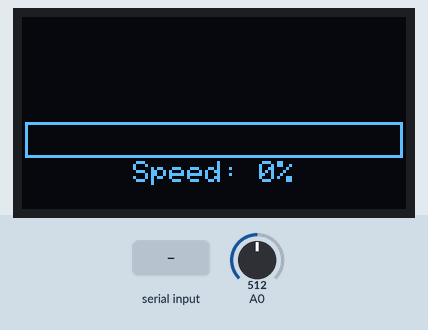
Recording of a sketch running on a simulated Arduino Uno, built with avr-gcc and run on an emulated ATmega328P. Shown: 128×64 one-colour display. The test bench sets the inputs (shaded band); at power-on: A0 = 512.

Above: at 1.2 s.
1.3 s: "5\n" received over Serial
At 4.7 s:
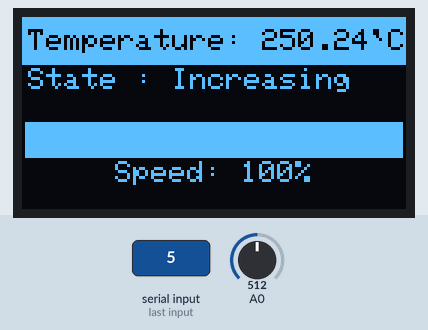
7.4 s: A0 set to 716
At 12.6 s:
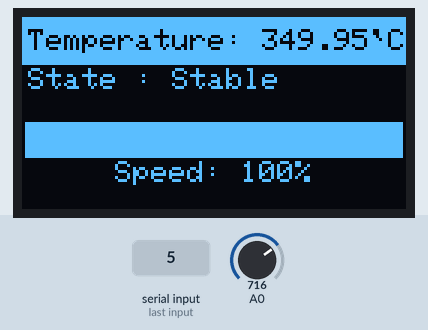
12.9 s: A0 set to 900
At 17.8 s:
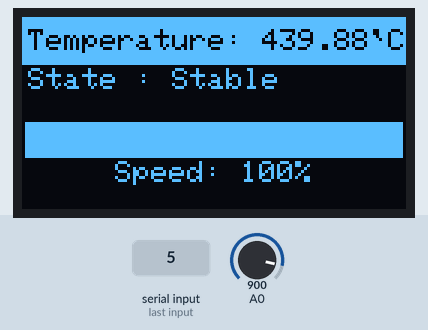
18.1 s: A0 set to 1023
At 22.2 s:
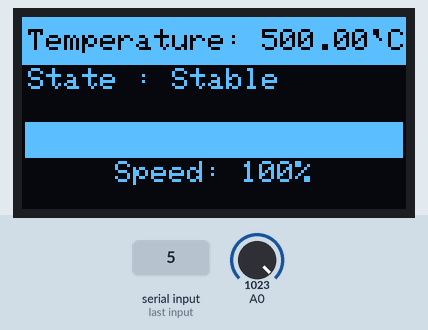
Timing chart, 0 to 23.7 s (numbered marks = the images above; inputs shaded):
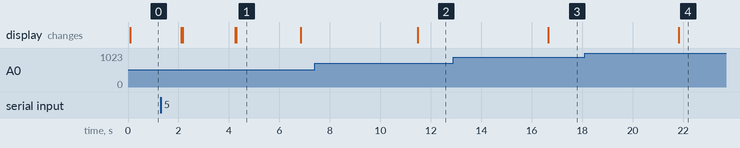

The sketch:

TempViewer.ino
```cpp
#include <SPI.h>
#include <Wire.h>
#include <Adafruit_GFX.h>
#include <Adafruit_SSD1306.h>

#define SCREEN_WIDTH 128  // OLED display width, in pixels
#define SCREEN_HEIGHT 64  // OLED display height, in pixels

// Declaration for SSD1306 display connected using software SPI (default case):
#define OLED_MOSI 9
#define OLED_CLK 10
#define OLED_DC 11
#define OLED_CS 12
#define OLED_RESET 13

Adafruit_SSD1306 display(SCREEN_WIDTH, SCREEN_HEIGHT, OLED_MOSI, OLED_CLK, OLED_DC, OLED_RESET, OLED_CS);

int old_speed = 0;
int new_speed = 0;
float temp = 0;
String speadType = "";
String incomingData = "";


void setup() {
  Serial.begin(9600);

  // SSD1306_SWITCHCAPVCC = generate display voltage from 3.3V internally
  if (!display.begin(SSD1306_SWITCHCAPVCC)) {
    Serial.println(F("SSD1306 allocation failed"));
    for (;;)
      ;  // Don't proceed, loop forever
  }
  display.clearDisplay();
  display.setTextSize(1);               // Normal 1:1 pixel scale
  display.setTextColor(SSD1306_WHITE);  // Draw white text
  display.setCursor(0, 0);              // Start at top-left corner
  display.display();
}

void loop() {
  checkData();
  showTempText();
  showText(new_speed);
}

void checkData() {
  if (Serial.available() > 0) {
    char received = Serial.read();
    if (received == '\n') {
      // Process the complete message when newline character is received
      new_speed = incomingData.toInt();  // Convert the accumulated string to an integer
      showText(new_speed);
      incomingData = "";  // Clear the string for the next message
    } else {
      incomingData += received;  // Append the received character to the string
    }
  }
  int sp = new_speed * 20;
  loader(sp);
}

void showTempText() {
  getTemp();
  display.fillRect(0, 0, SCREEN_WIDTH, 16, WHITE);  // Draw a white rectangle as the yellow line equivalent
  display.setTextColor(BLACK);                      // Draw black text on white background
  display.setCursor(2, 4);                          // xpos, ypos
  display.println("Temperature: " + String(temp) + "`C");
  display.display();  // must run this method to display
}

//get temp using temp sensor
void getTemp() {
  int sensorValue = analogRead(A0);
  float voltage = sensorValue * (5.0 / 1023.0);
  temp = voltage * 100;
  delay(2000);
}

void showText(int speed) {
  display.fillRect(0, 17, SCREEN_WIDTH, 16, BLACK);  // Draw a black rectangle to clear the previous text area
  display.setTextColor(WHITE);                       // Draw white text
  display.setCursor(2, 17);
  if (new_speed > 0) {  // xpos, ypos
    if (new_speed > old_speed) {
      speadType = "Increasing";
      old_speed = new_speed;
    } else if (old_speed = new_speed) {
      delay(500);
      speadType = "Stable";
    } else {
      speadType = "Decreasing";
      old_speed = new_speed;
    }
  } else {
    speadType = "Off";
  }
  display.println("State : " + speadType);
  display.display();  // must run this method to display
}

void loader(int progress) {
  // Clear the display buffer except for the temperature and speed sections
  display.fillRect(0, 33, SCREEN_WIDTH, SCREEN_HEIGHT - 33, BLACK);

  // Calculate progress bar dimensions
  int barWidth = SCREEN_WIDTH - 4;
  int barHeight = 10;
  int xPos = 2;
  int yPos = ((SCREEN_HEIGHT - barHeight) / 2 + 16) - 7;  // Adjusted to fit below the speed section and move up by 7 pixels

  // Draw the outline of the progress bar
  display.drawRect(xPos - 1, yPos - 1, barWidth + 2, barHeight + 2, SSD1306_WHITE);

  // Calculate the filled bar width based on progress
  int filledWidth = map(progress, 0, 100, 0, barWidth);
  display.fillRect(xPos, yPos, filledWidth, barHeight, SSD1306_WHITE);

  // Print the percentage text centered
  String progressText = "Speed: " + String(progress) + "%";
  int16_t x1, y1;
  uint16_t w, h;
  display.getTextBounds(progressText, 0, yPos + barHeight + 2, &x1, &y1, &w, &h);  // Adjusted text position by moving up 7 pixels
  display.setCursor((SCREEN_WIDTH - w) / 2, yPos + barHeight + 2);                 // Center horizontally and move up by 7 pixels
  display.print(progressText);

  // Update the display with the new content
  display.display();
}
```

Measured:
- after the input at 1.3 s, the display: first differs from a run without the input after 3.0 s (image 1 shows a later state)
- after the input at 7.4 s, the display: changes after 4.1 s (image 2)
- after the input at 12.9 s, the display: changes after 3.8 s (image 3)
- after the input at 18.1 s, the display: changes after 3.7 s (image 4)
- what the display in image 1 shows lasts 2.5 s, from 4.3 s to 6.8 s
